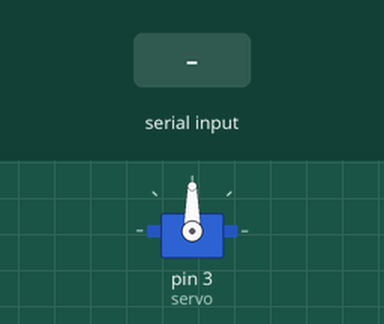
The sketch below on a simulated Arduino Uno, built with avr-gcc and run on an emulated ATmega328P. On the bench: servo. The test bench sets the inputs (shaded band).

Above: at 1.2 s.
1.3 s: "30,150\n" received over Serial
At 2.5 s:
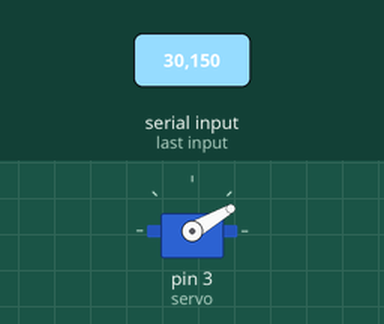
2.8 s: "," received over Serial
At 3.8 s:
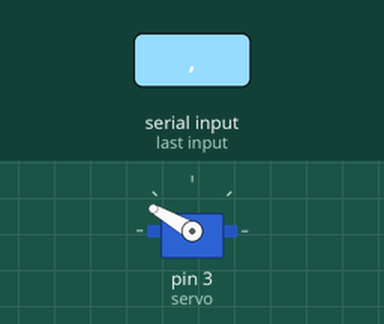
4.3 s: "90,45\n" received over Serial
At 5.0 s:
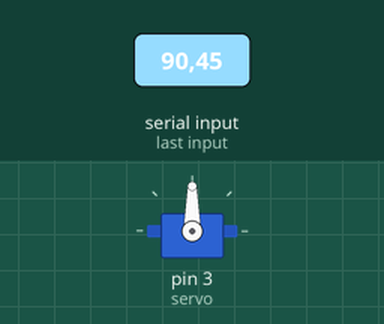
5.8 s: "," received over Serial
At 7.2 s:
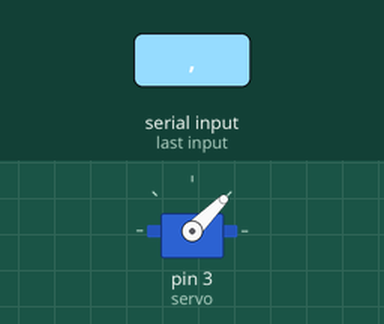
Timing chart, 0 to 8.3 s (numbered marks = the images above; inputs shaded):
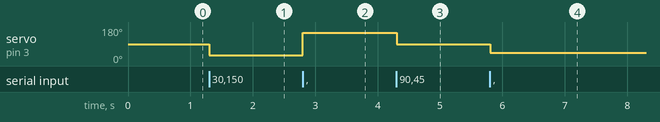

The sketch:

basic_servo_writing.ino
```cpp
#include <Servo.h>

Servo servo;

String readString;

void setup() {
  Serial.begin(9600);

  servo.attach(3);
}

void loop() {
  if (Serial.available())  {
  char c = Serial.read();  //gets one byte from serial buffer
  if (c == ',') {
    if (readString.length() >1) {

      int n = readString.toInt();  //convert readString into a number FIX ME make float for precision

      if(n >= 0 && n <= 180)
      {
        servo.write(n);
      }
        readString=""; //clears variable for new input
    }
  }
  else {
    readString += c; //makes the string readString
    }
  }
}
```

Measured:
- after the input at 1.3 s, servo on pin 3 (servo): 90° → 30° at once
- after the input at 2.8 s, servo on pin 3 (servo): 30° → 150° at once
- after the input at 4.3 s, servo on pin 3 (servo): 150° → 90° at once
- after the input at 5.8 s, servo on pin 3 (servo): 90° → 45° at once
